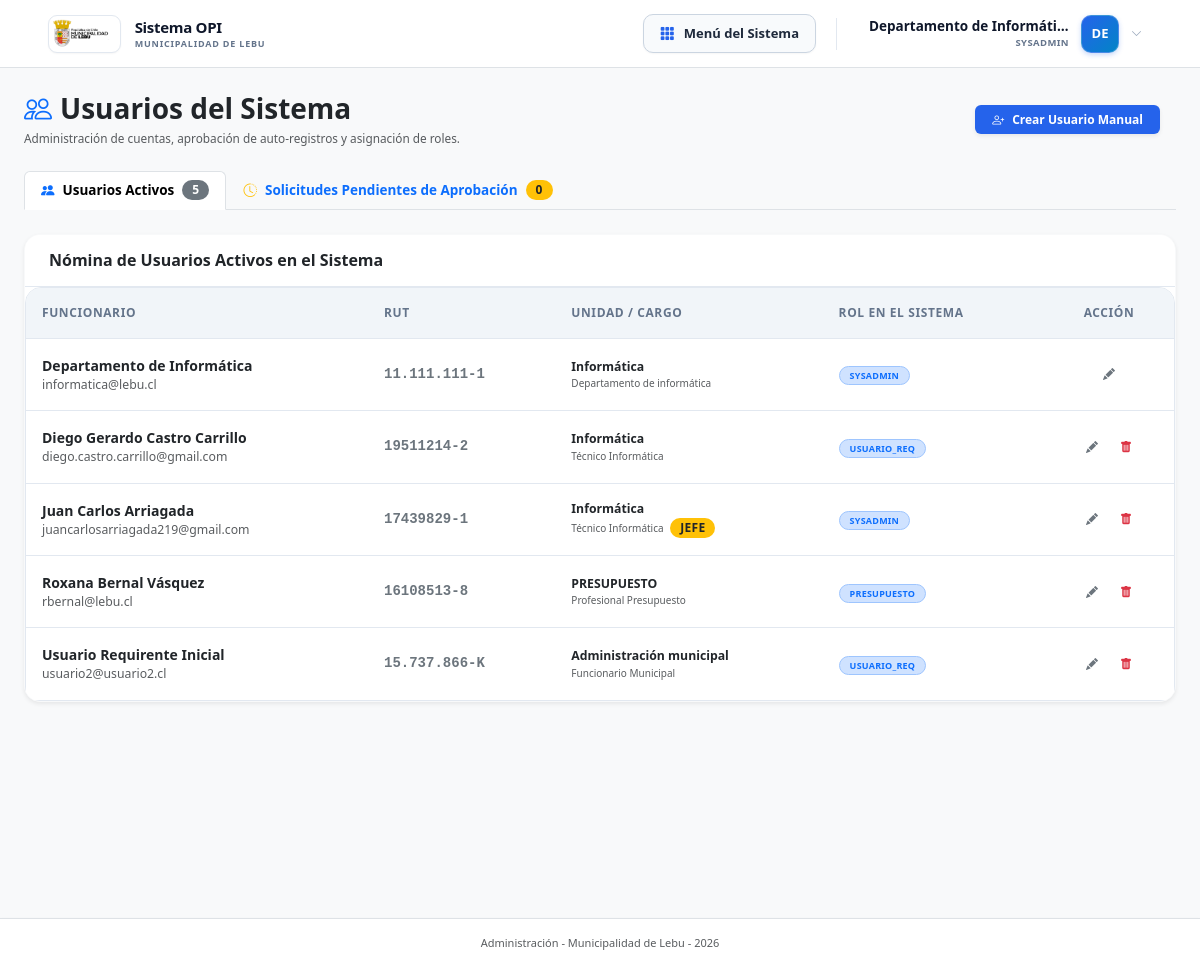
/usuarios.php (signed in), run on the app's committed database.
### tables this page shows
CREATE TABLE `usuarios` (
  `id` int NOT NULL AUTO_INCREMENT,
  `unidad_id` int NOT NULL,
  `rol_id` int NOT NULL,
  `rut` varchar(12) NOT NULL,
  `nombre_completo` varchar(150) NOT NULL,
  `email` varchar(150) NOT NULL,
  `password_hash` varchar(255) DEFAULT NULL,
  `es_jefe_unidad` tinyint(1) DEFAULT '0',
  `activo` tinyint(1) DEFAULT '1',
  `cargo` varchar(150) DEFAULT NULL,
  `token_verificacion` varchar(100) DEFAULT NULL,
  `email_verificado` tinyint(1) NOT NULL DEFAULT '0',
  `estado_aprobacion` enum('APROBADO','PENDIENTE_VERIFICACION','PENDIENTE_APROBACION','RECHAZADO') NOT NULL DEFAULT 'APROBADO',
  `fecha_registro` datetime NOT NULL DEFAULT CURRENT_TIMESTAMP,
  PRIMARY KEY (`id`),
  UNIQUE KEY `uk_usuarios_rut` (`rut`),
  UNIQUE KEY `uk_usuarios_email` (`email`),
  KEY `fk_usuarios_unidad` (`unidad_id`),
  KEY `fk_usuarios_rol` (`rol_id`),
  CONSTRAINT `fk_usuarios_rol` FOREIGN KEY (`rol_id`) REFERENCES `roles` (`id`) ON DELETE RESTRICT,
  CONSTRAINT `fk_usuarios_unidad` FOREIGN KEY (`unidad_id`) REFERENCES `unidades` (`id`) ON DELETE RESTRICT
);

CREATE TABLE `unidades` (
  `id` int NOT NULL AUTO_INCREMENT,
  `nombre` varchar(150) NOT NULL,
  `padre_id` int DEFAULT NULL,
  `centro_costo_id` int DEFAULT NULL,
  `jefe_actual_id` int DEFAULT NULL,
  PRIMARY KEY (`id`),
  KEY `fk_unidades_padre` (`padre_id`),
  KEY `fk_unidades_cc` (`centro_costo_id`),
  CONSTRAINT `fk_unidades_cc` FOREIGN KEY (`centro_costo_id`) REFERENCES `centros_costo` (`id`) ON DELETE SET NULL,
  CONSTRAINT `fk_unidades_padre` FOREIGN KEY (`padre_id`) REFERENCES `unidades` (`id`) ON DELETE SET NULL
);

CREATE TABLE `roles` (
  `id` int NOT NULL AUTO_INCREMENT,
  `nombre` varchar(50) NOT NULL,
  `descripcion` varchar(255) DEFAULT NULL,
  PRIMARY KEY (`id`)
);

### usuarios.php (the view, shortened to what this page needs)
<?php
require_once __DIR__ . '/config.php';
$accion = $_GET['action'] ?? 'listar';
$usuarios = $pdo->query("
    SELECT u.*, r.nombre as rol_nombre, d.nombre as unidad_nombre
    FROM usuarios u
    JOIN roles r ON u.rol_id = r.id
    JOIN unidades d ON u.unidad_id = d.id
    WHERE u.activo = 1 AND u.estado_aprobacion = 'APROBADO'
    ORDER BY u.nombre_completo ASC
")->fetchAll();
$pendientes_aprobacion = $pdo->query("
    SELECT u.*, d.nombre as unidad_nombre
    FROM usuarios u
    LEFT JOIN unidades d ON u.unidad_id = d.id
    WHERE u.estado_aprobacion = 'PENDIENTE_APROBACION'
    ORDER BY u.fecha_registro DESC
")->fetchAll();
$count_pendientes = count($pendientes_aprobacion);
$tab_activa = $_GET['tab'] ?? ($count_pendientes > 0 && !isset($_GET['action']) ? 'pendientes' : 'activos');
?>
<!DOCTYPE html>
<html lang="es" data-bs-theme="light">
<head>
    <?php
    include __DIR__ . '/head.php';
    ?>
</head>
<body class="bg-light text-slate-800 font-sans d-flex flex-column min-vh-100">
    <?php include __DIR__ . '/nav.php'; ?>
    <div class="container mt-4 px-3 px-md-4">
        <div class="row align-items-center mb-4 g-3">
            <div class="col-12 col-md">
                <h1 class="h3 fw-bold text-dark mb-1 d-flex align-items-center gap-2">
                    <i class="bi bi-people text-primary"></i>
                    Usuarios del Sistema
                </h1>
                <p class="text-muted small mb-0">Administración de cuentas, aprobación de auto-registros y asignación de roles.</p>
            </div>
            <div class="col-12 col-md-auto text-start text-md-end">
                <a href="usuarios.php?action=create" class="btn btn-primary btn-sm fw-bold px-3 shadow-sm d-flex align-items-center gap-1.5">
                    <i class="bi bi-person-plus"></i> Crear Usuario Manual
                </a>
            </div>
        </div>
        <?php if ($accion === 'listar'): ?>
            <ul class="nav nav-tabs border-bottom mb-4" id="usersTabs" role="tablist">
                <li class="nav-item" role="presentation">
                    <a class="nav-link fw-bold d-flex align-items-center gap-2 py-2.5 px-3 <?= $tab_activa === 'activos' ? 'active' : '' ?>" href="?tab=activos">
                        <i class="bi bi-people-fill text-primary"></i>
                        <span>Usuarios Activos</span>
                        <span class="badge bg-secondary rounded-pill"><?= count($usuarios) ?></span>
                    </a>
                </li>
                <li class="nav-item" role="presentation">
                    <a class="nav-link fw-bold d-flex align-items-center gap-2 py-2.5 px-3 <?= $tab_activa === 'pendientes' ? 'active' : '' ?>" href="?tab=pendientes">
                        <i class="bi bi-clock-history text-warning"></i>
                        <span>Solicitudes Pendientes de Aprobación</span>
                        <span class="badge bg-warning text-dark rounded-pill"><?= $count_pendientes ?></span>
                    </a>
                </li>
            </ul>
            <div class="tab-content" id="usersTabsContent">
                <?php if ($tab_activa === 'activos'): ?>
                    <div class="card shadow-sm border-light">
                        <div class="card-header bg-white py-3">
                            <h6 class="fw-bold mb-0 text-dark">Nómina de Usuarios Activos en el Sistema</h6>
                        </div>
                        <div class="table-responsive rounded-bottom">
                            <table class="table table-hover align-middle mb-0">
                                <thead class="table-light text-uppercase small" style="font-size: 10px;">
                                    <tr>
                                        <th class="p-3">Funcionario</th>
                                        <th class="p-3">RUT</th>
                                        <th class="p-3">Unidad / Cargo</th>
                                        <th class="p-3">Rol en el Sistema</th>
                                        <th class="p-3 text-center" style="width: 130px;">Acción</th>
                                    </tr>
                                </thead>
                                <tbody>
                                    <?php if(empty($usuarios)): ?>
                                        <tr>
                                            <td colspan="5" class="p-4 text-center text-muted">No existen usuarios registrados.</td>
                                        </tr>
                                    <?php else: ?>
                                        <?php foreach($usuarios as $u): ?>
                                            <tr>
                                                <td class="p-3">
                                                    <div class="fw-bold text-dark"><?= htmlspecialchars($u['nombre_completo']) ?></div>
                                                    <div class="text-muted small"><?= htmlspecialchars($u['email']) ?></div>
                                                </td>
                                                <td class="p-3 font-monospace fw-bold text-secondary"><?= htmlspecialchars($u['rut']) ?></td>
                                                <td class="p-3">
                                                    <div class="fw-semibold text-dark small"><?= htmlspecialchars($u['unidad_nombre']) ?></div>
                                                    <div class="text-muted" style="font-size: 10px;"><?= htmlspecialchars($u['cargo']) ?> <?= $u['es_jefe_unidad'] ? '<span class="badge bg-warning text-dark ms-1">JEFE</span>' : '' ?></div>
                                                </td>
                                                <td class="p-3">
                                                    <span class="badge bg-primary-subtle text-primary border border-primary-subtle px-2.5 py-1 text-uppercase" style="font-size: 9px;">
                                                        <?= htmlspecialchars($u['rol_nombre']) ?>
                                                    </span>
                                                </td>
                                                <td class="p-3 text-center">
                                                    <div class="d-flex justify-content-center gap-1">
                                                        <a href="usuarios.php?action=edit&id=<?= $u['id'] ?>" class="btn btn-outline-secondary btn-sm px-2 py-1" title="Editar">
                                                            <i class="bi bi-pencil-fill" style="font-size: 12px;"></i>
                                                        </a>
                                                        <?php if ($u['id'] != $_SESSION['user_id']): ?>
                                                            <form method="POST" action="usuarios.php" onsubmit="return confirm('¿Confirma desactivar a este usuario?')">
                                                                <button type="submit" class="btn btn-outline-danger btn-sm px-2 py-1" title="Desactivar">
                                                                    <i class="bi bi-trash-fill" style="font-size: 12px;"></i>
                                                                </button>
                                                            </form>
                                                        <?php endif; ?>
                                                    </div>
                                                </td>
                                            </tr>
                                        <?php endforeach; ?>
                                    <?php endif; ?>
                                </tbody>
                            </table>
                        </div>
                    </div>
                <?php endif; ?>
            </div>
        <?php endif; ?>
    </div>
<?php include __DIR__ . '/footer.php'; ?>
</body>
</html>

### css/saas-theme.css (style rules this page uses)
:root { --bg-body: #f8fafc; --bg-card: #ffffff; --text-main: #0f172a; --text-muted: #64748b; --text-light: #94a3b8; --border-color: #e2e8f0; --border-focus: #3b82f6; --primary: #2563eb; --primary-hover: #1d4ed8; --primary-light: #eff6ff; --success: #10b981; --success-light: #ecfdf5; --warning: #f59e0b; --warning-light: #fffbeb; --danger: #ef4444; --danger-light: #fef2f2; --info: #06b6d4; --info-light: #ecfeff; --radius-sm: 6px; --radius-md: 10px; --radius-lg: 16px; --shadow-subtle: 0 1px 3px rgba(0,0,0,0.05), 0 1px 2px rgba(0,0,0,0.03); --shadow-card: 0 4px 6px -1px rgba(0, 0, 0, 0.05), 0 2px 4px -2px rgba(0, 0, 0, 0.03); --shadow-elevated: 0 20px 25px -5px rgba(0, 0, 0, 0.08), 0 8px 10px -6px rgba(0, 0, 0, 0.03); }
* { box-sizing: border-box; }
body { font-family: 'Inter', -apple-system, BlinkMacSystemFont, "Segoe UI", Roboto, Helvetica, Arial, sans-serif; font-variant-numeric: normal; background-color: var(--bg-body); color: var(--text-main); min-height: 100vh; font-size: 13.5px; line-height: 1.5; -webkit-font-smoothing: antialiased; }

### data on the page
usuarios: nombre_completo "Departamento de Informática", email "informatica@lebu.cl", rut "11.111.111-1", unidad.nombre "Informática", cargo "Departamento de informática", rol.nombre "SYSADMIN"
usuarios: nombre_completo "Diego Gerardo Castro Carrillo", email "diego.castro.carrillo@gmail.com", rut "19511214-2", unidad.nombre "Informática", cargo "Técnico Informática", rol.nombre "USUARIO_REQ"
usuarios: nombre_completo "Juan Carlos Arriagada", email "juancarlosarriagada219@gmail.com", rut "17439829-1", unidad.nombre "Informática", cargo "Técnico Informática", es_jefe_unidad "JEFE", rol.nombre "SYSADMIN"
usuarios: nombre_completo "Roxana Bernal Vásquez", email "rbernal@lebu.cl", rut "16108513-8", unidad.nombre "PRESUPUESTO", cargo "Profesional Presupuesto", rol.nombre "PRESUPUESTO"
usuarios: nombre_completo "Usuario Requirente Inicial", email "usuario2@usuario2.cl", rut "15.737.866-K", unidad.nombre "Administración municipal", cargo "Funcionario Municipal", rol.nombre "USUARIO_REQ"

### other printed values
$user_name "Departamento de Informáti…"
$rol === 'SYSADMIN' ? 'SYSADMIN' : $rol "SYSADMIN"
substr($user_name, 0, 2) "DE"
count($usuarios) "5"
$count_pendientes "0"
